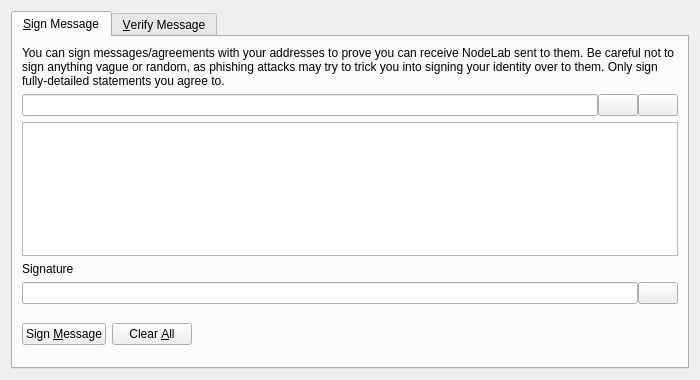
<?xml version="1.0" encoding="UTF-8"?>
<ui version="4.0">
 <class>SignVerifyMessageDialog</class>
 <widget class="QDialog" name="SignVerifyMessageDialog">
  <property name="geometry">
   <rect>
    <x>0</x>
    <y>0</y>
    <width>700</width>
    <height>380</height>
   </rect>
  </property>
  <property name="windowTitle">
   <string>Signatures - Sign / Verify a Message</string>
  </property>
  <property name="modal">
   <bool>true</bool>
  </property>
  <layout class="QVBoxLayout" name="verticalLayout">
   <item>
    <widget class="QTabWidget" name="tabWidget">
     <property name="currentIndex">
      <number>0</number>
     </property>
     <widget class="QWidget" name="tabSignMessage">
      <attribute name="title">
       <string>&amp;Sign Message</string>
      </attribute>
      <layout class="QVBoxLayout" name="verticalLayout_SM">
       <item>
        <widget class="QLabel" name="infoLabel_SM">
         <property name="text">
          <string>You can sign messages/agreements with your addresses to prove you can receive NodeLab sent to them. Be careful not to sign anything vague or random, as phishing attacks may try to trick you into signing your identity over to them. Only sign fully-detailed statements you agree to.</string>
         </property>
         <property name="textFormat">
          <enum>Qt::PlainText</enum>
         </property>
         <property name="wordWrap">
          <bool>true</bool>
         </property>
        </widget>
       </item>
       <item>
        <layout class="QHBoxLayout" name="horizontalLayout_1_SM">
         <property name="spacing">
          <number>0</number>
         </property>
         <item>
          <widget class="QValidatedLineEdit" name="addressIn_SM">
           <property name="toolTip">
            <string>The NodeLab address to sign the message with</string>
           </property>
          </widget>
         </item>
         <item>
          <widget class="QPushButton" name="addressBookButton_SM">
           <property name="toolTip">
            <string>Choose previously used address</string>
           </property>
           <property name="text">
            <string/>
           </property>
           <property name="shortcut">
            <string>Alt+A</string>
           </property>
           <property name="autoDefault">
            <bool>false</bool>
           </property>
          </widget>
         </item>
         <item>
          <widget class="QPushButton" name="pasteButton_SM">
           <property name="toolTip">
            <string>Paste address from clipboard</string>
           </property>
           <property name="text">
            <string/>
           </property>
           <property name="shortcut">
            <string>Alt+P</string>
           </property>
           <property name="autoDefault">
            <bool>false</bool>
           </property>
          </widget>
         </item>
        </layout>
       </item>
       <item>
        <widget class="QPlainTextEdit" name="messageIn_SM">
         <property name="toolTip">
          <string>Enter the message you want to sign here</string>
         </property>
        </widget>
       </item>
       <item>
        <widget class="QLabel" name="signatureLabel_SM">
         <property name="text">
          <string>Signature</string>
         </property>
         <property name="textFormat">
          <enum>Qt::PlainText</enum>
         </property>
        </widget>
       </item>
       <item>
        <layout class="QHBoxLayout" name="horizontalLayout_2_SM">
         <property name="spacing">
          <number>0</number>
         </property>
         <item>
          <widget class="QLineEdit" name="signatureOut_SM">
           <property name="font">
            <font>
             <italic>true</italic>
            </font>
           </property>
           <property name="readOnly">
            <bool>true</bool>
           </property>
          </widget>
         </item>
         <item>
          <widget class="QPushButton" name="copySignatureButton_SM">
           <property name="toolTip">
            <string>Copy the current signature to the system clipboard</string>
           </property>
           <property name="text">
            <string/>
           </property>
           <property name="autoDefault">
            <bool>false</bool>
           </property>
          </widget>
         </item>
        </layout>
       </item>
       <item>
        <layout class="QHBoxLayout" name="horizontalLayout_3_SM">
         <item>
          <widget class="QPushButton" name="signMessageButton_SM">
           <property name="toolTip">
            <string>Sign the message to prove you own this NodeLab address</string>
           </property>
           <property name="text">
            <string>Sign &amp;Message</string>
           </property>
           <property name="autoDefault">
            <bool>false</bool>
           </property>
          </widget>
         </item>
         <item>
          <widget class="QPushButton" name="clearButton_SM">
           <property name="toolTip">
            <string>Reset all sign message fields</string>
           </property>
           <property name="text">
            <string>Clear &amp;All</string>
           </property>
           <property name="autoDefault">
            <bool>false</bool>
           </property>
          </widget>
         </item>
         <item>
          <spacer name="horizontalSpacer_1_SM">
           <property name="orientation">
            <enum>Qt::Horizontal</enum>
           </property>
           <property name="sizeHint" stdset="0">
            <size>
             <width>40</width>
             <height>48</height>
            </size>
           </property>
          </spacer>
         </item>
         <item>
          <widget class="QLabel" name="statusLabel_SM">
           <property name="font">
            <font>
             <weight>75</weight>
             <bold>true</bold>
            </font>
           </property>
           <property name="text">
            <string/>
           </property>
           <property name="wordWrap">
            <bool>true</bool>
           </property>
          </widget>
         </item>
         <item>
          <spacer name="horizontalSpacer_2_SM">
           <property name="orientation">
            <enum>Qt::Horizontal</enum>
           </property>
           <property name="sizeHint" stdset="0">
            <size>
             <width>40</width>
             <height>48</height>
            </size>
           </property>
          </spacer>
         </item>
        </layout>
       </item>
      </layout>
     </widget>
     <widget class="QWidget" name="tabVerifyMessage">
      <attribute name="title">
       <string>&amp;Verify Message</string>
      </attribute>
      <layout class="QVBoxLayout" name="verticalLayout_VM">
       <item>
        <widget class="QLabel" name="infoLabel_VM">
         <property name="text">
          <string>Enter the receiver's address, message (ensure you copy line breaks, spaces, tabs, etc. exactly) and signature below to verify the message. Be careful not to read more into the signature than what is in the signed message itself, to avoid being tricked by a man-in-the-middle attack. Note that this only proves the signing party receives with the address, it cannot prove sendership of any transaction!</string>
         </property>
         <property name="textFormat">
          <enum>Qt::PlainText</enum>
         </property>
         <property name="alignment">
          <set>Qt::AlignLeading|Qt::AlignLeft|Qt::AlignTop</set>
         </property>
         <property name="wordWrap">
          <bool>true</bool>
         </property>
        </widget>
       </item>
       <item>
        <layout class="QHBoxLayout" name="horizontalLayout_1_VM">
         <property name="spacing">
          <number>0</number>
         </property>
         <item>
          <widget class="QValidatedLineEdit" name="addressIn_VM">
           <property name="toolTip">
            <string>The NodeLab address the message was signed with</string>
           </property>
          </widget>
         </item>
         <item>
          <widget class="QPushButton" name="addressBookButton_VM">
           <property name="toolTip">
            <string>Choose previously used address</string>
           </property>
           <property name="text">
            <string/>
           </property>
           <property name="shortcut">
            <string>Alt+A</string>
           </property>
           <property name="autoDefault">
            <bool>false</bool>
           </property>
          </widget>
         </item>
        </layout>
       </item>
       <item>
        <widget class="QPlainTextEdit" name="messageIn_VM"/>
       </item>
       <item>
        <widget class="QValidatedLineEdit" name="signatureIn_VM"/>
       </item>
       <item>
        <layout class="QHBoxLayout" name="horizontalLayout_2_VM">
         <item>
          <widget class="QPushButton" name="verifyMessageButton_VM">
           <property name="toolTip">
            <string>Verify the message to ensure it was signed with the specified NodeLab address</string>
           </property>
           <property name="text">
            <string>Verify &amp;Message</string>
           </property>
           <property name="autoDefault">
            <bool>false</bool>
           </property>
          </widget>
         </item>
         <item>
          <widget class="QPushButton" name="clearButton_VM">
           <property name="toolTip">
            <string>Reset all verify message fields</string>
           </property>
           <property name="text">
            <string>Clear &amp;All</string>
           </property>
           <property name="autoDefault">
            <bool>false</bool>
           </property>
          </widget>
         </item>
         <item>
          <spacer name="horizontalSpacer_1_VM">
           <property name="orientation">
            <enum>Qt::Horizontal</enum>
           </property>
           <property name="sizeHint" stdset="0">
            <size>
             <width>40</width>
             <height>48</height>
            </size>
           </property>
          </spacer>
         </item>
         <item>
          <widget class="QLabel" name="statusLabel_VM">
           <property name="font">
            <font>
             <weight>75</weight>
             <bold>true</bold>
            </font>
           </property>
           <property name="text">
            <string/>
           </property>
           <property name="wordWrap">
            <bool>true</bool>
           </property>
          </widget>
         </item>
         <item>
          <spacer name="horizontalSpacer_2_VM">
           <property name="orientation">
            <enum>Qt::Horizontal</enum>
           </property>
           <property name="sizeHint" stdset="0">
            <size>
             <width>40</width>
             <height>48</height>
            </size>
           </property>
          </spacer>
         </item>
        </layout>
       </item>
      </layout>
     </widget>
    </widget>
   </item>
  </layout>
 </widget>
 <customwidgets>
  <customwidget>
   <class>QValidatedLineEdit</class>
   <extends>QLineEdit</extends>
   <header>qvalidatedlineedit.h</header>
  </customwidget>
 </customwidgets>
 <resources>
  <include location="../nodelab.qrc"/>
 </resources>
 <connections/>
</ui>
